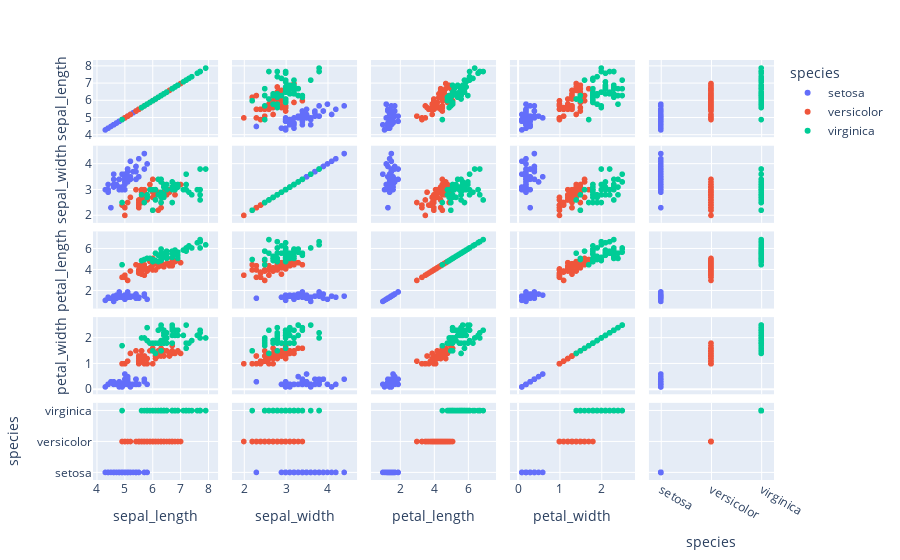

This figure's notebook cell:
### Code cell
#Q4

iris = sns.load_dataset('iris')

px.scatter_matrix(iris , color = 'species')

### Figure 1 — Plotly figure (JSON) as saved in the notebook; plotly's stock layout.template omitted (floating-point values rounded to 4 significant figures)
{"data": [{"dimensions": [{"axis": {"matches": true}, "label": "sepal_length", "values": [5.1, 4.9, 4.7, 4.6, 5, 5.4, 4.6, 5, 4.4, 4.9, 5.4, 4.8, 4.8, 4.3, 5.8, 5.7, 5.4, 5.1, 5.7, 5.1, 5.4, 5.1, 4.6, 5.1, 4.8, 5, 5, 5.2, 5.2, 4.7, 4.8, 5.4, 5.2, 5.5, 4.9, 5, 5.5, 4.9, 4.4, 5.1, 5, 4.5, 4.4, 5, 5.1, 4.8, 5.1, 4.6, 5.3, 5]}, {"axis": {"matches": true}, "label": "sepal_width", "values": [3.5, 3, 3.2, 3.1, 3.6, 3.9, 3.4, 3.4, 2.9, 3.1, 3.7, 3.4, 3, 3, 4, 4.4, 3.9, 3.5, 3.8, 3.8, 3.4, 3.7, 3.6, 3.3, 3.4, 3, 3.4, 3.5, 3.4, 3.2, 3.1, 3.4, 4.1, 4.2, 3.1, 3.2, 3.5, 3.6, 3, 3.4, 3.5, 2.3, 3.2, 3.5, 3.8, 3, 3.8, 3.2, 3.7, 3.3]}, {"axis": {"matches": true}, "label": "petal_length", "values": [1.4, 1.4, 1.3, 1.5, 1.4, 1.7, 1.4, 1.5, 1.4, 1.5, 1.5, 1.6, 1.4, 1.1, 1.2, 1.5, 1.3, 1.4, 1.7, 1.5, 1.7, 1.5, 1, 1.7, 1.9, 1.6, 1.6, 1.5, 1.4, 1.6, 1.6, 1.5, 1.5, 1.4, 1.5, 1.2, 1.3, 1.4, 1.3, 1.5, 1.3, 1.3, 1.3, 1.6, 1.9, 1.4, 1.6, 1.4, 1.5, 1.4]}, {"axis": {"matches": true}, "label": "petal_width", "values": [0.2, 0.2, 0.2, 0.2, 0.2, 0.4, 0.3, 0.2, 0.2, 0.1, 0.2, 0.2, 0.1, 0.1, 0.2, 0.4, 0.4, 0.3, 0.3, 0.3, 0.2, 0.4, 0.2, 0.5, 0.2, 0.2, 0.4, 0.2, 0.2, 0.2, 0.2, 0.4, 0.1, 0.2, 0.2, 0.2, 0.2, 0.1, 0.2, 0.2, 0.3, 0.3, 0.2, 0.6, 0.4, 0.3, 0.2, 0.2, 0.2, 0.2]}, {"axis": {"matches": true}, "label": "species", "values": ["setosa", "setosa", "setosa", "setosa", "setosa", "setosa", "setosa", "setosa", "setosa", "setosa", "setosa", "setosa", "setosa", "setosa", "setosa", "setosa", "setosa", "setosa", "setosa", "setosa", "setosa", "setosa", "setosa", "setosa", "setosa", "setosa", "setosa", "setosa", "setosa", "setosa", "setosa", "setosa", "setosa", "setosa", "setosa", "setosa", "setosa", "setosa", "setosa", "setosa", "setosa", "setosa", "setosa", "setosa", "setosa", "setosa", "setosa", "setosa", "setosa", "setosa"]}], "hovertemplate": "species=setosa<br>%{xaxis.title.text}=%{x}<br>%{yaxis.title.text}=%{y}<extra></extra>", "legendgroup": "setosa", "marker": {"color": "#636efa", "symbol": "circle"}, "name": "setosa", "showlegend": true, "type": "splom"}, {"dimensions": [{"axis": {"matches": true}, "label": "sepal_length", "values": [7, 6.4, 6.9, 5.5, 6.5, 5.7, 6.3, 4.9, 6.6, 5.2, 5, 5.9, 6, 6.1, 5.6, 6.7, 5.6, 5.8, 6.2, 5.6, 5.9, 6.1, 6.3, 6.1, 6.4, 6.6, 6.8, 6.7, 6, 5.7, 5.5, 5.5, 5.8, 6, 5.4, 6, 6.7, 6.3, 5.6, 5.5, 5.5, 6.1, 5.8, 5, 5.6, 5.7, 5.7, 6.2, 5.1, 5.7]}, {"axis": {"matches": true}, "label": "sepal_width", "values": [3.2, 3.2, 3.1, 2.3, 2.8, 2.8, 3.3, 2.4, 2.9, 2.7, 2, 3, 2.2, 2.9, 2.9, 3.1, 3, 2.7, 2.2, 2.5, 3.2, 2.8, 2.5, 2.8, 2.9, 3, 2.8, 3, 2.9, 2.6, 2.4, 2.4, 2.7, 2.7, 3, 3.4, 3.1, 2.3, 3, 2.5, 2.6, 3, 2.6, 2.3, 2.7, 3, 2.9, 2.9, 2.5, 2.8]}, {"axis": {"matches": true}, "label": "petal_length", "values": [4.7, 4.5, 4.9, 4, 4.6, 4.5, 4.7, 3.3, 4.6, 3.9, 3.5, 4.2, 4, 4.7, 3.6, 4.4, 4.5, 4.1, 4.5, 3.9, 4.8, 4, 4.9, 4.7, 4.3, 4.4, 4.8, 5, 4.5, 3.5, 3.8, 3.7, 3.9, 5.1, 4.5, 4.5, 4.7, 4.4, 4.1, 4, 4.4, 4.6, 4, 3.3, 4.2, 4.2, 4.2, 4.3, 3, 4.1]}, {"axis": {"matches": true}, "label": "petal_width", "values": [1.4, 1.5, 1.5, 1.3, 1.5, 1.3, 1.6, 1, 1.3, 1.4, 1, 1.5, 1, 1.4, 1.3, 1.4, 1.5, 1, 1.5, 1.1, 1.8, 1.3, 1.5, 1.2, 1.3, 1.4, 1.4, 1.7, 1.5, 1, 1.1, 1, 1.2, 1.6, 1.5, 1.6, 1.5, 1.3, 1.3, 1.3, 1.2, 1.4, 1.2, 1, 1.3, 1.2, 1.3, 1.3, 1.1, 1.3]}, {"axis": {"matches": true}, "label": "species", "values": ["versicolor", "versicolor", "versicolor", "versicolor", "versicolor", "versicolor", "versicolor", "versicolor", "versicolor", "versicolor", "versicolor", "versicolor", "versicolor", "versicolor", "versicolor", "versicolor", "versicolor", "versicolor", "versicolor", "versicolor", "versicolor", "versicolor", "versicolor", "versicolor", "versicolor", "versicolor", "versicolor", "versicolor", "versicolor", "versicolor", "versicolor", "versicolor", "versicolor", "versicolor", "versicolor", "versicolor", "versicolor", "versicolor", "versicolor", "versicolor", "versicolor", "versicolor", "versicolor", "versicolor", "versicolor", "versicolor", "versicolor", "versicolor", "versicolor", "versicolor"]}], "hovertemplate": "species=versicolor<br>%{xaxis.title.text}=%{x}<br>%{yaxis.title.text}=%{y}<extra></extra>", "legendgroup": "versicolor", "marker": {"color": "#EF553B", "symbol": "circle"}, "name": "versicolor", "showlegend": true, "type": "splom"}, {"dimensions": [{"axis": {"matches": true}, "label": "sepal_length", "values": [6.3, 5.8, 7.1, 6.3, 6.5, 7.6, 4.9, 7.3, 6.7, 7.2, 6.5, 6.4, 6.8, 5.7, 5.8, 6.4, 6.5, 7.7, 7.7, 6, 6.9, 5.6, 7.7, 6.3, 6.7, 7.2, 6.2, 6.1, 6.4, 7.2, 7.4, 7.9, 6.4, 6.3, 6.1, 7.7, 6.3, 6.4, 6, 6.9, 6.7, 6.9, 5.8, 6.8, 6.7, 6.7, 6.3, 6.5, 6.2, 5.9]}, {"axis": {"matches": true}, "label": "sepal_width", "values": [3.3, 2.7, 3, 2.9, 3, 3, 2.5, 2.9, 2.5, 3.6, 3.2, 2.7, 3, 2.5, 2.8, 3.2, 3, 3.8, 2.6, 2.2, 3.2, 2.8, 2.8, 2.7, 3.3, 3.2, 2.8, 3, 2.8, 3, 2.8, 3.8, 2.8, 2.8, 2.6, 3, 3.4, 3.1, 3, 3.1, 3.1, 3.1, 2.7, 3.2, 3.3, 3, 2.5, 3, 3.4, 3]}, {"axis": {"matches": true}, "label": "petal_length", "values": [6, 5.1, 5.9, 5.6, 5.8, 6.6, 4.5, 6.3, 5.8, 6.1, 5.1, 5.3, 5.5, 5, 5.1, 5.3, 5.5, 6.7, 6.9, 5, 5.7, 4.9, 6.7, 4.9, 5.7, 6, 4.8, 4.9, 5.6, 5.8, 6.1, 6.4, 5.6, 5.1, 5.6, 6.1, 5.6, 5.5, 4.8, 5.4, 5.6, 5.1, 5.1, 5.9, 5.7, 5.2, 5, 5.2, 5.4, 5.1]}, {"axis": {"matches": true}, "label": "petal_width", "values": [2.5, 1.9, 2.1, 1.8, 2.2, 2.1, 1.7, 1.8, 1.8, 2.5, 2, 1.9, 2.1, 2, 2.4, 2.3, 1.8, 2.2, 2.3, 1.5, 2.3, 2, 2, 1.8, 2.1, 1.8, 1.8, 1.8, 2.1, 1.6, 1.9, 2, 2.2, 1.5, 1.4, 2.3, 2.4, 1.8, 1.8, 2.1, 2.4, 2.3, 1.9, 2.3, 2.5, 2.3, 1.9, 2, 2.3, 1.8]}, {"axis": {"matches": true}, "label": "species", "values": ["virginica", "virginica", "virginica", "virginica", "virginica", "virginica", "virginica", "virginica", "virginica", "virginica", "virginica", "virginica", "virginica", "virginica", "virginica", "virginica", "virginica", "virginica", "virginica", "virginica", "virginica", "virginica", "virginica", "virginica", "virginica", "virginica", "virginica", "virginica", "virginica", "virginica", "virginica", "virginica", "virginica", "virginica", "virginica", "virginica", "virginica", "virginica", "virginica", "virginica", "virginica", "virginica", "virginica", "virginica", "virginica", "virginica", "virginica", "virginica", "virginica", "virginica"]}], "hovertemplate": "species=virginica<br>%{xaxis.title.text}=%{x}<br>%{yaxis.title.text}=%{y}<extra></extra>", "legendgroup": "virginica", "marker": {"color": "#00cc96", "symbol": "circle"}, "name": "virginica", "showlegend": true, "type": "splom"}], "layout": {"autosize": true, "dragmode": "select", "legend": {"title": {"text": "species"}, "tracegroupgap": 0}, "margin": {"t": 60}, "xaxis": {"autorange": true, "range": [3.577, 8.623], "type": "linear"}, "xaxis2": {"autorange": true, "range": [1.518, 4.882], "type": "linear"}, "xaxis3": {"autorange": true, "range": [-0.1843, 8.084], "type": "linear"}, "xaxis4": {"autorange": true, "range": [-0.3817, 2.982], "type": "linear"}, "xaxis5": {"autorange": true, "range": [-0.4015, 2.401], "type": "category"}, "yaxis": {"autorange": true, "range": [3.577, 8.623], "type": "linear"}, "yaxis2": {"autorange": true, "range": [1.518, 4.882], "type": "linear"}, "yaxis3": {"autorange": true, "range": [-0.1843, 8.084], "type": "linear"}, "yaxis4": {"autorange": true, "range": [-0.3817, 2.982], "type": "linear"}, "yaxis5": {"autorange": true, "range": [-0.4015, 2.401], "type": "category"}}}
